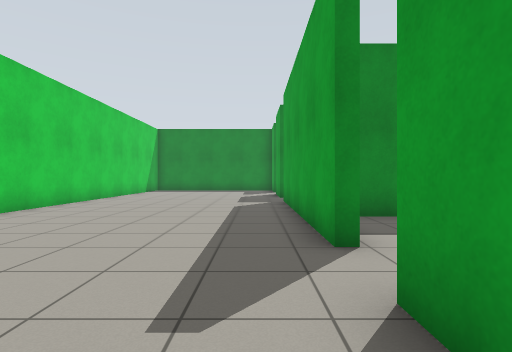
View 1 (above)

16 first-person views from a walk through a Gazebo world. The camera is 0.94 m above the floor, looks level and sees 80° across. The floor is counted in squares, 1 m on a side. Each view is taken from the middle of a square. On the plan, view 1 faces up. The plan holds only what a view shows up to about 11 squares ahead; the rest is blank.

View 2
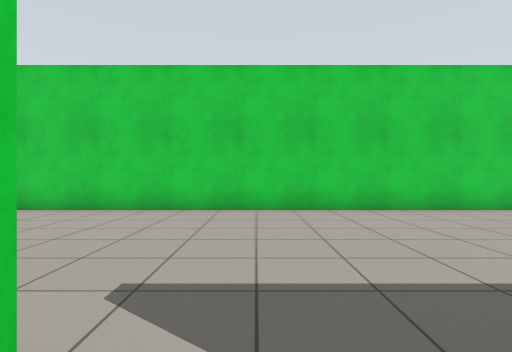

View 3
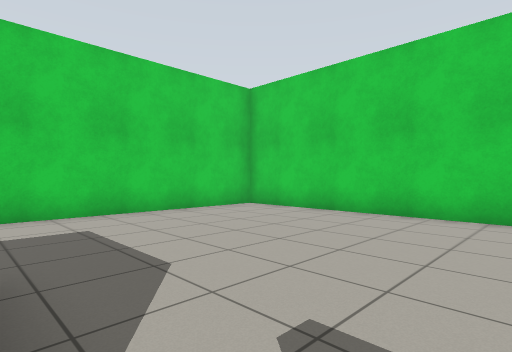

View 4
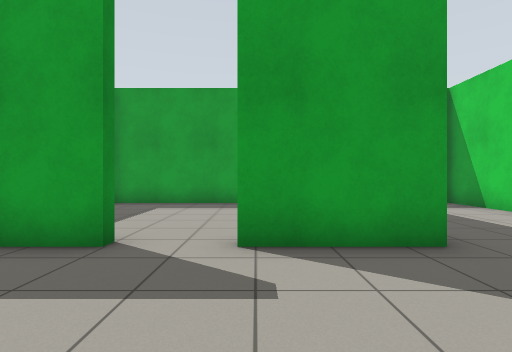

View 5
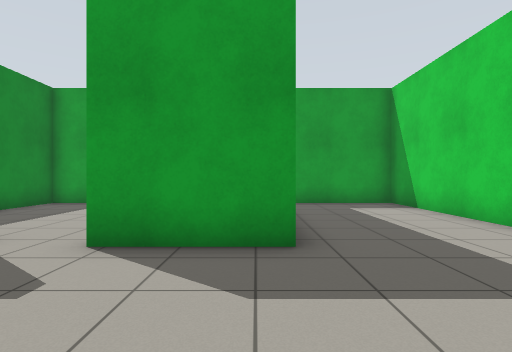

View 6
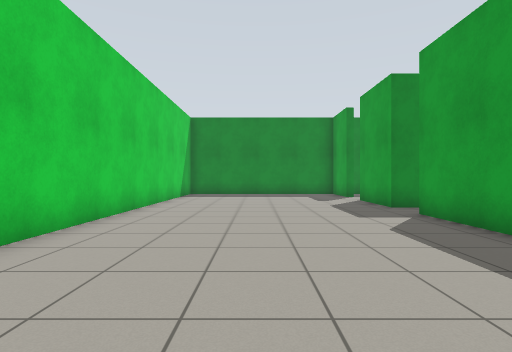

View 7
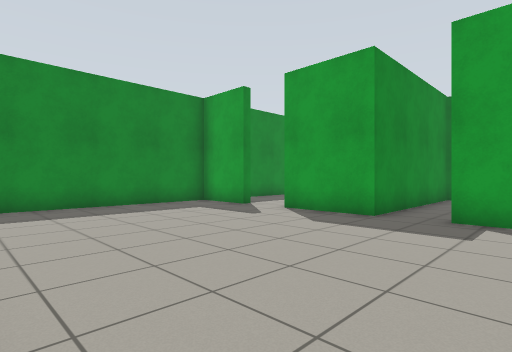

View 8
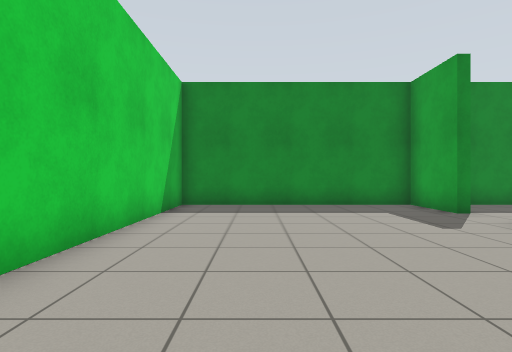

View 9
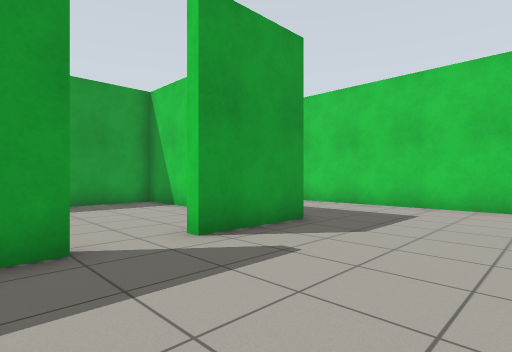

View 10
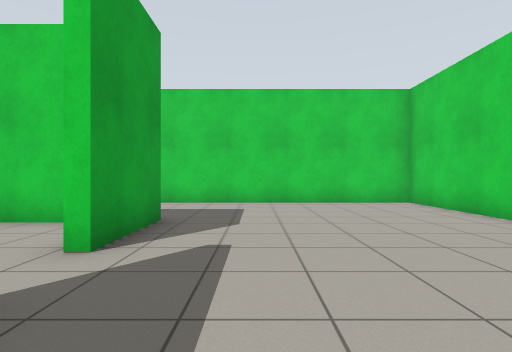

View 11
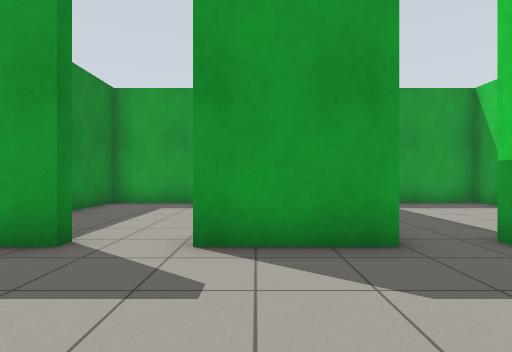

View 12
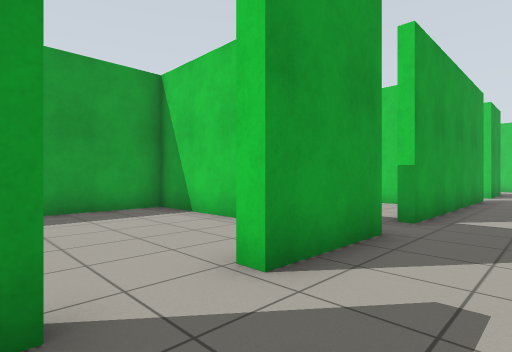

View 13
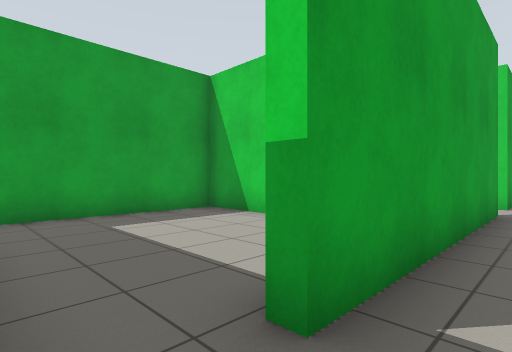

View 14
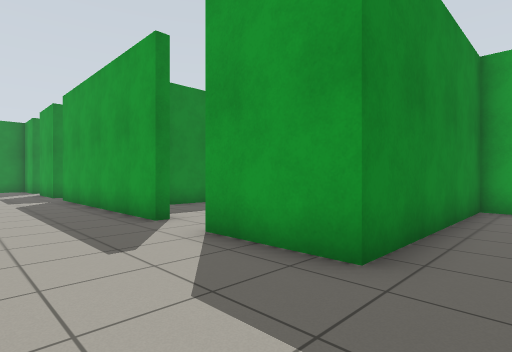

View 15
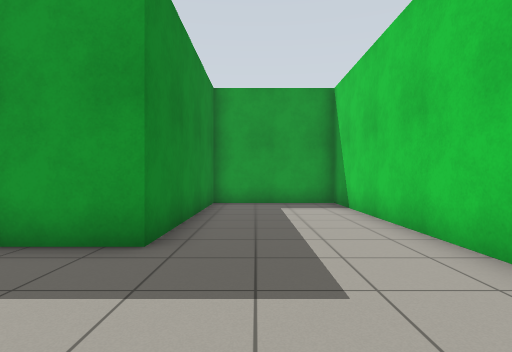

View 16
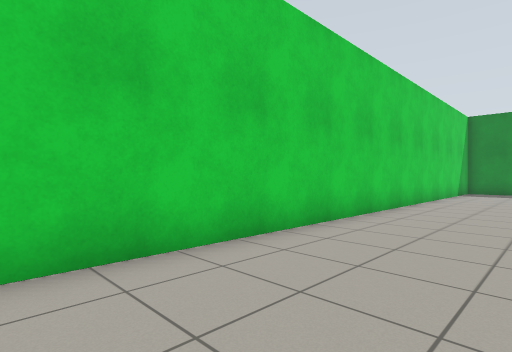

### Floor plan
Points are (right, up) in squares from view 1. A wall is a line through its corners. A room is listed if a view was taken in it or the views show most of it. See-through windows are left out.
Room 1 (views 1, 3, 4, 5, 6, 7, 8, 9, 10, 11, 12, 13, 14, 15, 16)
walls: (1, 4) (1, 11.6); (1, 13.1) (1, 15.8) (1.5, 15.8); (1, 17.6) (1, 19.9) (-6.4, 19.9) (-6.4, -4.7) (7.6, -4.7) (7.6, -0.5) (1, -0.5) (1, 2.2)
ways out: opening at (1, 3.5) to room 2; opening at (1, 16.5) to room 3; opening at (1, 12) to room 4
Room 2 (view 2)
walls: (2.9, -0.1) (7.6, -0.1) (7.6, 7) (2.4, 7)
ways out: opening at (1, 3.5) to room 1
Room 3 (no view inside)
walls: (4.1, 13.5) (7.6, 13.5) (7.6, 19.9) (3, 19.9)
ways out: opening at (1, 16.5) to room 1
Room 4 (no view inside)
walls: (2.9, 7.4) (3.5, 7.4); (5.2, 7.4) (7.6, 7.4) (7.6, 12.4); (6.5, 13.1) (1, 13.1)
ways out: opening at (1, 12) to room 1

Where each view was taken, in squares from view 1:
view 1: 0 up, 0 right, facing up
view 2: 3 up, 2 right, facing left
view 3: 3 up, 1 right, facing down-left
view 4: 2 up, 3 left, facing right
view 5: 0 up, 3 left, facing right
view 6: 4 up, 3 left, facing up
view 7: 10 up, 6 left, facing up-right
view 8: 10 up, 4 left, facing up
view 9: 5 up, 3 left, facing down-right
view 10: 6 up, 1 left, facing down
view 11: 15 up, 3 left, facing right
view 12: 18 up, 1 left, facing down-right
view 13: 13 up, 0 right, facing down-right
view 14: 2 down, 2 left, facing up-right
view 15: 2 down, 3 left, facing right
view 16: 1 up, 3 left, facing up-left
